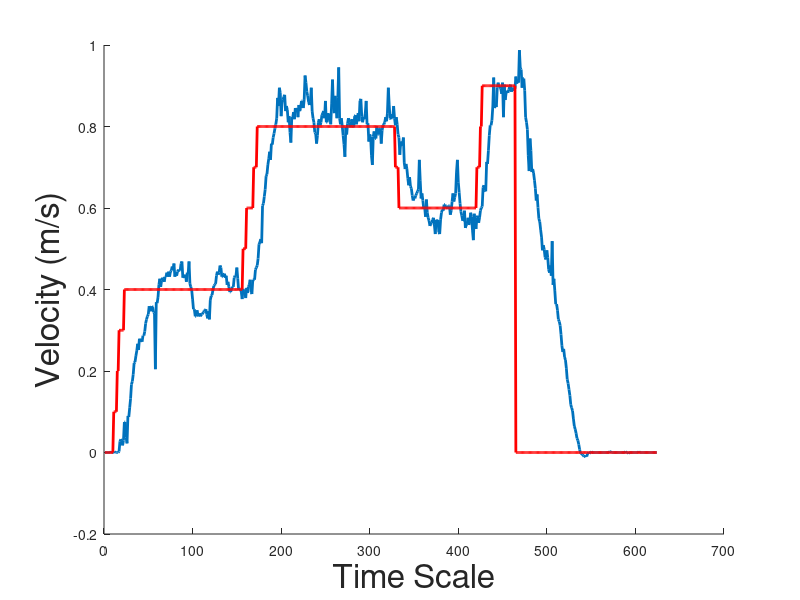

MATLAB code to generate this figure:
va_cl = [  0.0
 
  0.0
 
  0.0
 
  0.0
 
  0.0
 
  0.0
 
  0.0
 
  0.00249350001104
 
  0.0
 
  0.0
 
  0.0
 
  0.00249350001104
 
  0.0
 
  0.0
 
  0.0
 
  0.0
 
  0.00249350001104
 
  0.0274285003543
 
  0.0324154980481
 
  0.0299219992012
 
  0.0174544993788
 
  0.0299219992012
 
  0.0748050063848
 
  0.0748049989343
 
  0.0374024994671
 
  0.0224414989352
 
  0.0897660031915
 
  0.0872725024819
 
  0.109714001417
 
  0.132155507803
 
  0.167064502835
 
  0.174545004964
 
  0.191999495029
 
  0.219428002834
 
  0.221921503544
 
  0.236882507801
 
  0.249350011349
 
  0.266804516315
 
  0.251843512058
 
  0.279271990061
 
  0.271791487932
 
  0.276778489351
 
  0.271791487932
 
  0.286752492189
 
  0.286752492189
 
  0.296726495028
 
  0.316674500704
 
  0.326648503542
 
  0.334129005671
 
  0.33911600709
 
  0.359064012766
 
  0.354077011347
 
  0.346596509218
 
  0.359064012766
 
  0.356570512056
 
  0.344103008509
 
  0.341609507799
 
  0.204466998577
 
  0.369037985802
 
  0.366544485092
 
  0.381505489349
 
  0.411427497864
 
  0.426388502121
 
  0.406440496445
 
  0.421401500702
 
  0.428882002831
 
  0.426388502121
 
  0.418907999992
 
  0.43137550354
 
  0.43137550354
 
  0.441349506378
 
  0.43137550354
 
  0.443843007088
 
  0.43137550354
 
  0.443843007088
 
  0.446336507797
 
  0.456310510635
 
  0.448830008507
 
  0.463791012764
 
  0.43137550354
 
  0.441349506378
 
  0.43386900425
 
  0.443843007088
 
  0.448830008507
 
  0.446336507797
 
  0.446336507797
 
  0.463791012764
 
  0.468778014183
 
  0.428882002831
 
  0.43386900425
 
  0.428882002831
 
  0.436362504959
 
  0.418907999992
 
  0.441349506378
 
  0.438856005669
 
  0.468778014183
 
  0.413920998573
 
  0.406440496445
 
  0.398959994316
 
  0.37651848793
 
  0.351583510637
 
  0.351583510637
 
  0.334129005671
 
  0.334129005671
 
  0.349090009928
 
  0.33911600709
 
  0.334129005671
 
  0.341609507799
 
  0.334129005671
 
  0.33911600709
 
  0.33911600709
 
  0.344103008509
 
  0.346596509218
 
  0.349090009928
 
  0.351583480835
 
  0.33911600709
 
  0.329141974449
 
  0.346596479416
 
  0.32664847374
 
  0.374024987221
 
  0.383998990059
 
  0.386492490768
 
  0.398959994316
 
  0.408933997154
 
  0.411427497864
 
  0.413920998573
 
  0.43386900425
 
  0.443843007088
 
  0.436362504959
 
  0.441349506378
 
  0.458804011345
 
  0.453817009926
 
  0.43137550354
 
  0.43137550354
 
  0.436362504959
 
  0.438856005669
 
  0.428882002831
 
  0.43386900425
 
  0.411427497864
 
  0.418907999992
 
  0.406440496445
 
  0.393972992897
 
  0.393972992897
 
  0.401453495026
 
  0.406440496445
 
  0.406440496445
 
  0.428882002831
 
  0.43386900425
 
  0.43386900425
 
  0.453817009926
 
  0.426388502121
 
  0.398959994316
 
  0.401453495026
 
  0.401453495026
 
  0.393972992897
 
  0.37651848793
 
  0.401453495026
 
  0.393972992897
 
  0.393972992897
 
  0.37901198864
 
  0.403946995735
 
  0.391479492188
 
  0.406440496445
 
  0.411427497864
 
  0.423895001411
 
  0.393972992897
 
  0.388985991478
 
  0.423895001411
 
  0.423895001411
 
  0.423895001411
 
  0.448830008507
 
  0.453817009926
 
  0.458804011345
 
  0.476258516312
 
  0.511167526245
 
  0.516154527664
 
  0.523634970188
 
  0.513661026955
 
  0.605920493603
 
  0.610907495022
 
  0.628361999989
 
  0.645816504955
 
  0.678232014179
 
  0.683219015598
 
  0.705660521984
 
  0.720621466637
 
  0.738075971603
 
  0.718127965927
 
  0.75802397728
 
  0.75553047657
 
  0.772984981537
 
  0.782958984375
 
  0.795426487923
 
  0.805400490761
 
  0.820361495018
 
  0.870231509209
 
  0.850283503532
 
  0.895166516304
 
  0.882699012756
 
  0.825348496437
 
  0.857764005661
 
  0.86524450779
 
  0.872725009918
 
  0.877712011337
 
  0.837815999985
 
  0.850283503532
 
  0.840309500694
 
  0.81038749218
 
  0.825348496437
 
  0.785452485085
 
  0.760517477989
 
  0.822854995728
 
  0.820361495018
 
  0.835322499275
 
  0.817867994308
 
  0.845296502113
 
  0.835322499275
 
  0.845296502113
 
  0.822854995728
 
  0.852777004242
 
  0.837815999985
 
  0.845296502113
 
  0.86275100708
 
  0.86275100708
 
  0.845296502113
 
  0.86524450779
 
  0.925088524818
 
  0.907634019852
 
  0.885192513466
 
  0.875218510628
 
  0.860257506371
 
  0.852777004242
 
  0.860257506371
 
  0.895166516304
 
  0.837815999985
 
  0.820361495018
 
  0.81038749218
 
  0.785452485085
 
  0.782958984375
 
  0.75802397728
 
  0.777971982956
 
  0.81038749218
 
  0.817867994308
 
  0.802906990051
 
  0.81038749218
 
  0.827841997147
 
  0.832828998566
 
  0.837815999985
 
  0.820361495018
 
  0.86275100708
 
  0.81038749218
 
  0.81038749218
 
  0.832828998566
 
  0.815374493599
 
  0.830335497856
 
  0.805400490761
 
  0.855270504951
 
  0.91511452198
 
  0.847790002823
 
  0.832828998566
 
  0.875218510628
 
  0.847790002823
 
  0.820361495018
 
  0.870231509209
 
  0.945036530495
 
  0.820361495018
 
  0.805400490761
 
  0.820361495018
 
  0.800413489342
 
  0.777971982956
 
  0.75553047657
 
  0.725608468056
 
  0.797919988632
 
  0.780465483665
 
  0.80789399147
 
  0.820361495018
 
  0.81038749218
 
  0.797919988632
 
  0.812880992889
 
  0.817867994308
 
  0.802906990051
 
  0.797919988632
 
  0.825348496437
 
  0.827841997147
 
  0.805400490761
 
  0.820361495018
 
  0.832828998566
 
  0.812880992889
 
  0.86275100708
 
  0.867738008499
 
  0.825348496437
 
  0.81038749218
 
  0.822854995728
 
  0.817867994308
 
  0.832828998566
 
  0.86275100708
 
  0.805400490761
 
  0.80789399147
 
  0.763010978699
 
  0.780465483665
 
  0.775478482246
 
  0.728101968765
 
  0.705660462379
 
  0.775478482246
 
  0.787945985794
 
  0.770491480827
 
  0.770491480827
 
  0.800413489342
 
  0.780465483665
 
  0.780465483665
 
  0.795426487923
 
  0.795426487923
 
  0.75802397728
 
  0.790439486504
 
  0.802906990051
 
  0.805400490761
 
  0.81038749218
 
  0.822854995728
 
  0.812880992889
 
  0.832828998566
 
  0.895166516304
 
  0.852777004242
 
  0.820361495018
 
  0.817867994308
 
  0.830335497856
 
  0.820361495018
 
  0.850283503532
 
  0.820361495018
 
  0.802906990051
 
  0.822854995728
 
  0.805400490761
 
  0.780465483665
 
  0.772984981537
 
  0.730595469475
 
  0.763010978699
 
  0.75553047657
 
  0.753036975861
 
  0.772984981537
 
  0.710647523403
 
  0.695686519146
 
  0.708154022694
 
  0.695686519146
 
  0.67324501276
 
  0.655790507793
 
  0.67573851347
 
  0.653297007084
 
  0.648310005665
 
  0.630855500698
 
  0.61838799715
 
  0.623374998569
 
  0.623374998569
 
  0.630855500698
 
  0.635842502117
 
  0.640829503536
 
  0.645816504955
 
  0.718127965927
 
  0.668258011341
 
  0.623374998569
 
  0.635842502117
 
  0.61838799715
 
  0.598439991474
 
  0.603426992893
 
  0.578491985798
 
  0.62088149786
 
  0.588465988636
 
  0.575998485088
 
  0.56851798296
 
  0.556050479412
 
  0.561037480831
 
  0.563530981541
 
  0.571011483669
 
  0.575998485088
 
  0.558543980122
 
  0.536102473736
 
  0.571011483669
 
  0.56602448225
 
  0.571011483669
 
  0.541089475155
 
  0.536102473736
 
  0.571011483669
 
  0.588465988636
 
  0.595946490765
 
  0.593452990055
 
  0.608413994312
 
  0.608413994312
 
  0.600933492184
 
  0.603426992893
 
  0.598439991474
 
  0.605920493603
 
  0.605920493603
 
  0.583478987217
 
  0.593452990055
 
  0.615894496441
 
  0.635842502117
 
  0.615894496441
 
  0.625868499279
 
  0.635842502117
 
  0.688206017017
 
  0.718127965927
 
  0.663271009922
 
  0.638336002827
 
  0.610907495022
 
  0.590959489346
 
  0.580985486507
 
  0.56851798296
 
  0.571011483669
 
  0.593452990055
 
  0.551063477993
 
  0.558543980122
 
  0.561037480831
 
  0.575998485088
 
  0.558543980122
 
  0.56602448225
 
  0.588465988636
 
  0.578491985798
 
  0.546076536179
 
  0.521141529083
 
  0.585972487926
 
  0.56602448225
 
  0.548569977283
 
  0.575998485088
 
  0.580985486507
 
  0.563530981541
 
  0.575998485088
 
  0.593452990055
 
  0.600933492184
 
  0.603426992893
 
  0.650803506374
 
  0.655790507793
 
  0.643323004246
 
  0.640829503536
 
  0.713141024113
 
  0.708154022694
 
  0.740569472313
 
  0.777971982956
 
  0.802906990051
 
  0.802906990051
 
  0.815374493599
 
  0.850283503532
 
  0.920101523399
 
  0.845296502113
 
  0.852777004242
 
  0.847790002823
 
  0.895166516304
 
  0.907634019852
 
  0.897660017014
 
  0.897660017014
 
  0.892673015594
 
  0.880205512047
 
  0.907634019852
 
  0.822854995728
 
  0.902647018433
 
  0.86524450779
 
  0.882699012756
 
  0.887686014175
 
  0.882699012756
 
  0.890179514885
 
  0.897660017014
 
  0.902647018433
 
  0.885192513466
 
  0.895166516304
 
  0.887686014175
 
  0.895166516304
 
  0.892673015594
 
  0.922595024109
 
  0.905140519142
 
  0.91511452198
 
  0.907634019852
 
  0.987426042557
 
  0.942543029785
 
  0.940049529076
 
  0.895166516304
 
  0.91760802269
 
  0.91760802269
 
  0.887686014175
 
  0.822854995728
 
  0.81038749218
 
  0.792932987213
 
  0.728101968765
 
  0.690699458122
 
  0.770491480827
 
  0.740569472313
 
  0.688206017017
 
  0.695686519146
 
  0.685712516308
 
  0.668258011341
 
  0.648310005665
 
  0.61838799715
 
  0.633349001408
 
  0.600933492184
 
  0.573504984379
 
  0.56602448225
 
  0.546076476574
 
  0.528622031212
 
  0.496206521988
 
  0.508674025536
 
  0.498700022697
 
  0.478751987219
 
  0.473765015602
 
  0.496206521988
 
  0.478751987219
 
  0.448830008507
 
  0.441349506378
 
  0.458804011345
 
  0.43386900425
 
  0.518648028374
 
  0.411427497864
 
  0.426388502121
 
  0.396466493607
 
  0.364050984383
 
  0.364050984383
 
  0.349090009928
 
  0.326648503542
 
  0.321661502123
 
  0.311687499285
 
  0.289245992899
 
  0.261817514896
 
  0.246856510639
 
  0.254337012768
 
  0.234389007092
 
  0.226908504963
 
  0.206960499287
 
  0.179531991482
 
  0.169558003545
 
  0.154596999288
 
  0.13963599503
 
  0.117194503546
 
  0.109714001417
 
  0.102233499289
 
  0.0822855010629
 
  0.0648310035467
 
  0.0573505014181
 
  0.04737649858
 
  0.0349089987576
 
  0.0299219992012
 
  0.0199480000883
 
  0.00748050026596
 
  -0.00249350001104
 
  -0.00249350001104
 
  -0.00498700002208
 
  -0.00748049980029
 
  -0.00997400004417
 
  -0.00997400004417
 
  -0.00748050026596
 
  -0.00997400004417
 
  -0.00249350001104
 
  0.0
 
  -0.00249350001104
 
  0.0
 
  0.00249350001104
 
  0.0
 
  0.0
 
  0.0
 
  0.0
 
  0.0
 
  0.0
 
  0.0
 
  0.0
 
  0.0
 
  0.0
 
  0.0
 
  0.0
 
  0.0
 
  0.0
 
  0.0
 
  0.0
 
  0.0
 
  0.0
 
  0.0
 
  0.0
 
  0.00249350001104
 
  0.00249350001104
 
  0.0
 
  0.0
 
  0.0
 
  0.0
 
  0.0
 
  0.0
 
  0.0
 
  0.0
 
  0.0
 
  0.0
 
  0.0
 
  0.0
 
  0.0
 
  0.0
 
  0.0
 
  0.0
 
  0.00249350001104
 
  0.0
 
  0.0
 
  -0.00249350001104
 
  0.0
 
  0.0
 
  0.0
 
  0.0
 
  0.0
 
  0.0
 
  0.0
 
  0.0
 
  0.0
 
  0.0
 
  0.0
 
  0.00249350001104
 
  0.0
 
  0.0
 
  0.0
 
  0.0
 
  0.0
 
  0.0
 
  0.0
 
  0.0
 
  0.0
 
  0.0
 
  0.0
 
  0.0
 
  0.0
 
  0.0
 
  0.0
 
  0.0
 
  0.0
 
  0.0
 
  0.0
 
  0.0
 ];
vt_cl = [ 0.0
 
 0.0
 
 0.0
 
 0.0
 
 0.0
 
 0.10000000149
 
 0.10000000149
 
 0.20000000298
 
 0.300000011921
 
 0.300000011921
 
 0.300000011921
 
 0.40000000596
 
 0.40000000596
 
 0.40000000596
 
 0.40000000596
 
 0.40000000596
 
 0.40000000596
 
 0.40000000596
 
 0.40000000596
 
 0.40000000596
 
 0.40000000596
 
 0.40000000596
 
 0.40000000596
 
 0.40000000596
 
 0.40000000596
 
 0.40000000596
 
 0.40000000596
 
 0.40000000596
 
 0.40000000596
 
 0.40000000596
 
 0.40000000596
 
 0.40000000596
 
 0.40000000596
 
 0.40000000596
 
 0.40000000596
 
 0.40000000596
 
 0.40000000596
 
 0.40000000596
 
 0.40000000596
 
 0.40000000596
 
 0.40000000596
 
 0.40000000596
 
 0.40000000596
 
 0.40000000596
 
 0.40000000596
 
 0.40000000596
 
 0.40000000596
 
 0.40000000596
 
 0.40000000596
 
 0.40000000596
 
 0.40000000596
 
 0.40000000596
 
 0.40000000596
 
 0.40000000596
 
 0.40000000596
 
 0.40000000596
 
 0.40000000596
 
 0.40000000596
 
 0.40000000596
 
 0.40000000596
 
 0.40000000596
 
 0.40000000596
 
 0.40000000596
 
 0.40000000596
 
 0.40000000596
 
 0.40000000596
 
 0.40000000596
 
 0.40000000596
 
 0.40000000596
 
 0.40000000596
 
 0.40000000596
 
 0.40000000596
 
 0.40000000596
 
 0.40000000596
 
 0.40000000596
 
 0.40000000596
 
 0.40000000596
 
 0.40000000596
 
 0.5
 
 0.5
 
 0.600000023842
 
 0.600000023842
 
 0.600000023842
 
 0.600000023842
 
 0.700000047684
 
 0.700000047684
 
 0.800000071526
 
 0.800000071526
 
 0.800000071526
 
 0.800000071526
 
 0.800000071526
 
 0.800000071526
 
 0.800000071526
 
 0.800000071526
 
 0.800000071526
 
 0.800000071526
 
 0.800000071526
 
 0.800000071526
 
 0.800000071526
 
 0.800000071526
 
 0.800000071526
 
 0.800000071526
 
 0.800000071526
 
 0.800000071526
 
 0.800000071526
 
 0.800000071526
 
 0.800000071526
 
 0.800000071526
 
 0.800000071526
 
 0.800000071526
 
 0.800000071526
 
 0.800000071526
 
 0.800000071526
 
 0.800000071526
 
 0.800000071526
 
 0.800000071526
 
 0.800000071526
 
 0.800000071526
 
 0.800000071526
 
 0.800000071526
 
 0.800000071526
 
 0.800000071526
 
 0.800000071526
 
 0.800000071526
 
 0.800000071526
 
 0.800000071526
 
 0.800000071526
 
 0.800000071526
 
 0.800000071526
 
 0.800000071526
 
 0.800000071526
 
 0.800000071526
 
 0.800000071526
 
 0.800000071526
 
 0.800000071526
 
 0.800000071526
 
 0.800000071526
 
 0.800000071526
 
 0.800000071526
 
 0.800000071526
 
 0.800000071526
 
 0.800000071526
 
 0.800000071526
 
 0.800000071526
 
 0.800000071526
 
 0.800000071526
 
 0.800000071526
 
 0.800000071526
 
 0.800000071526
 
 0.800000071526
 
 0.800000071526
 
 0.800000071526
 
 0.800000071526
 
 0.800000071526
 
 0.800000071526
 
 0.800000071526
 
 0.800000071526
 
 0.800000071526
 
 0.800000071526
 
 0.800000071526
 
 0.800000071526
 
 0.800000071526
 
 0.800000071526
 
 0.800000071526
 
 0.700000047684
 
 0.700000047684
 
 0.600000023842
 
 0.600000023842
 
 0.600000023842
 
 0.600000023842
 
 0.600000023842
 
 0.600000023842
 
 0.600000023842
 
 0.600000023842
 
 0.600000023842
 
 0.600000023842
 
 0.600000023842
 
 0.600000023842
 
 0.600000023842
 
 0.600000023842
 
 0.600000023842
 
 0.600000023842
 
 0.600000023842
 
 0.600000023842
 
 0.600000023842
 
 0.600000023842
 
 0.600000023842
 
 0.600000023842
 
 0.600000023842
 
 0.600000023842
 
 0.600000023842
 
 0.600000023842
 
 0.600000023842
 
 0.600000023842
 
 0.600000023842
 
 0.600000023842
 
 0.600000023842
 
 0.600000023842
 
 0.600000023842
 
 0.600000023842
 
 0.600000023842
 
 0.600000023842
 
 0.600000023842
 
 0.600000023842
 
 0.600000023842
 
 0.600000023842
 
 0.600000023842
 
 0.600000023842
 
 0.600000023842
 
 0.600000023842
 
 0.700000047684
 
 0.700000047684
 
 0.800000071526
 
 0.900000095367
 
 0.900000095367
 
 0.900000095367
 
 0.900000095367
 
 0.900000095367
 
 0.900000095367
 
 0.900000095367
 
 0.900000095367
 
 0.900000095367
 
 0.900000095367
 
 0.900000095367
 
 0.900000095367
 
 0.900000095367
 
 0.900000095367
 
 0.900000095367
 
 0.900000095367
 
 0.900000095367
 
 0.900000095367
 
 0.900000095367
 
 0.0
 
 0.0
 
 0.0
 
 0.0
 
 0.0
 
 0.0
 
 0.0
 
 0.0
 
 0.0
 
 0.0
 
 0.0
 
 0.0
 
 0.0
 
 0.0
 
 0.0
 
 0.0
 
 0.0
 
 0.0
 
 0.0
 
 0.0
 
 0.0
 
 0.0
 
 0.0
 
 0.0
 
 0.0
 
 0.0
 
 0.0
 
 0.0
 
 0.0
 
 0.0
 
 0.0
 
 0.0
 
 0.0
 
 0.0
 
 0.0
 
 0.0
 
 0.0
 
 0.0
 
 0.0
 
 0.0
 
 0.0
 
 0.0
 
 0.0
 
 0.0
 
 0.0
 
 0.0
 
 0.0
 
 0.0
 
 0.0
 
 0.0
 
 0.0
 
 0.0
 
 0.0
 
 0.0
 
 0.0
 
 0.0
 
 0.0
 
 0.0
 
 0.0
 
 0.0
 
 0.0
 
 0.0
 
 0.0
 
 0.0
 
 0.0
 
 0.0
 
 0.0
 
 0.0
 
 0.0
 
 0.0
 
 0.0
 
 0.0
 
 0.0
 
 0.0
 
 0.0
 
 0.0
 
 0.0
 
 0.0
 
 0.0
 
 0.0
 ];



vt_exp = zeros(size(va_cl));
for i = 1:length(vt_cl)
    vt_exp((2*i)-1) = vt_cl(i);
    vt_exp(2*i) = vt_cl(i);
end

medfilt1(vt_exp,5);
medfilt1(va_cl,5);

hold on
xlabel('Time Scale', 'FontSize', 24);
ylabel('Velocity (m/s)', 'FontSize', 24);
plot(va_cl,'LineWidth',2);
plot(vt_exp,'r','LineWidth',2);
